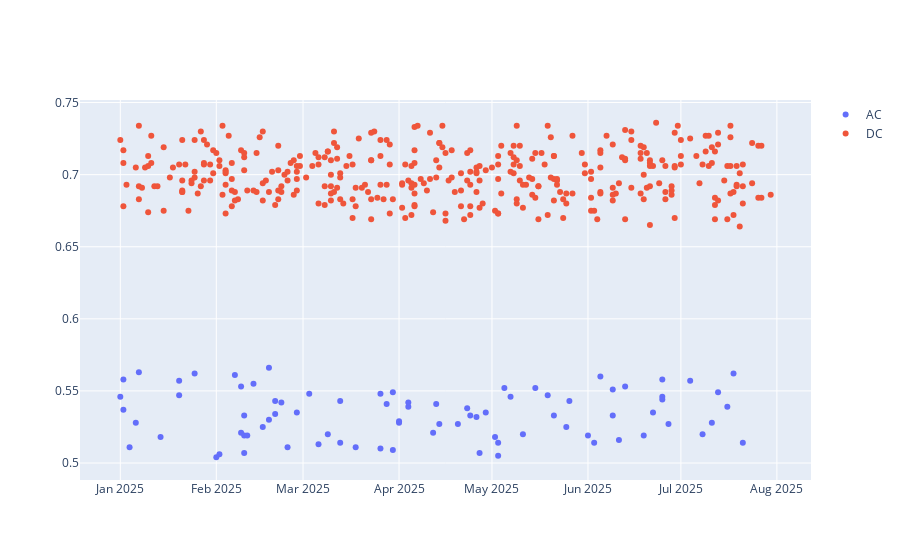

The notebook cell this image was saved under:
### Markdown cell above
LA localizacion es algo distinta de DC y AC, aunque seguramente es porque hay menos tickect de AC

### Code cell
data_ev.groupby('lineas.kwh')["lineas.precioUnitario"].median()


trace1 = go.Scatter(
                    x = data_ev[data_ev['estacion.tarifa']=="AC"]['fechaEmision'],
                    y = data_ev[data_ev['estacion.tarifa']=="AC"]['lineas.precioUnitario'],
                    name = 'AC',
                    mode = 'markers',)


trace2 = go.Scatter(
                    x = data_ev[data_ev['estacion.tarifa']=="DC"]['fechaEmision'],
                    y = data_ev[data_ev['estacion.tarifa']=="DC"]['lineas.precioUnitario'],
                    name = 'DC',
                    mode = 'markers',)

layout=go.Layout(
            xaxis= dict(title= 'fecha',ticklen= 5,zeroline= False),
              yaxis= dict(title= 'precioUnitario',ticklen= 5,zeroline= False)
)
fig = go.Figure(data = [trace1, trace2])
iplot(fig)
